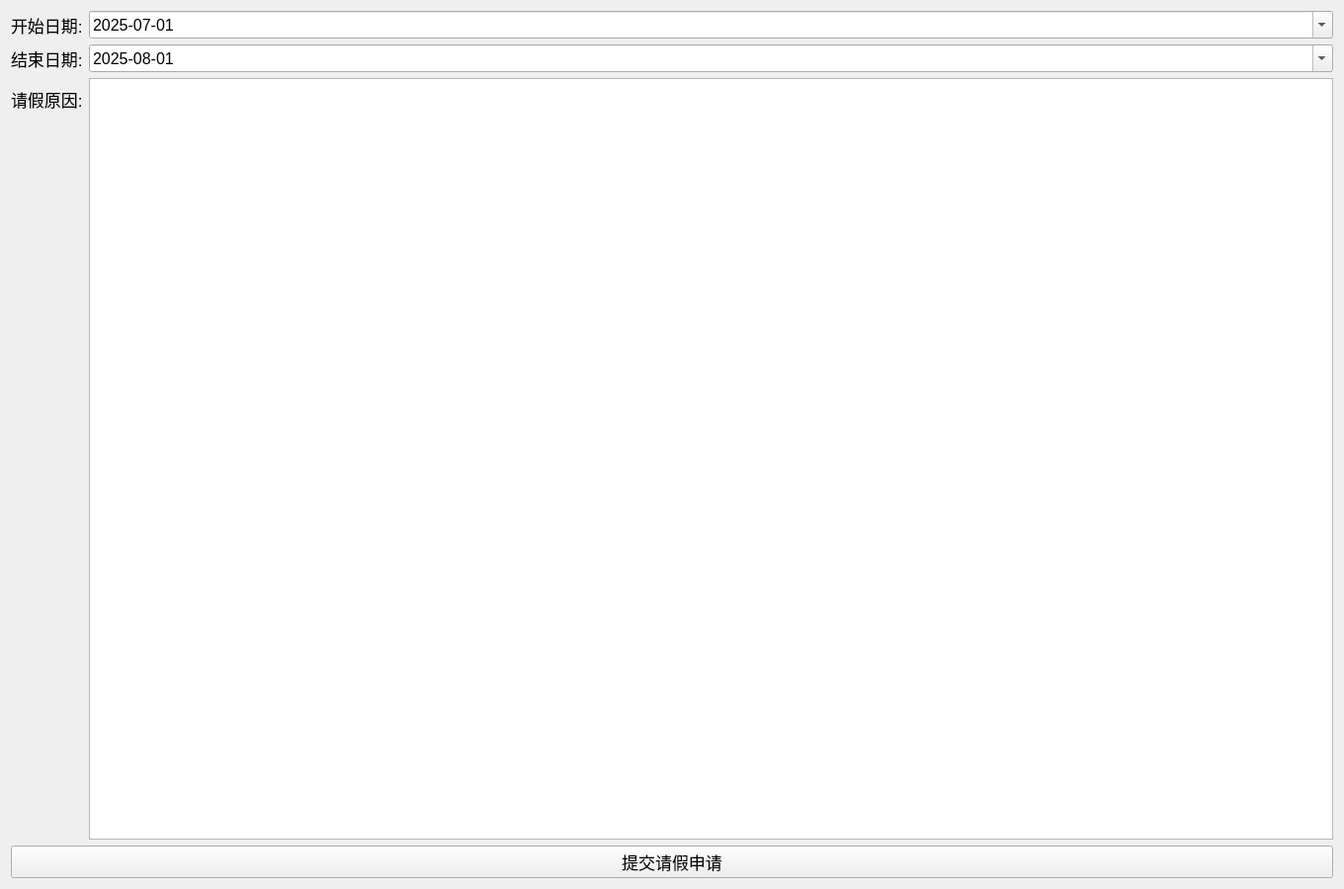
<?xml version="1.0" encoding="UTF-8"?>
<ui version="4.0">
 <class>LeaveApply</class>
 <widget class="QWidget" name="LeaveApply">
  <property name="geometry">
   <rect>
    <x>0</x>
    <y>0</y>
    <width>1360</width>
    <height>900</height>
   </rect>
  </property>
  <property name="windowTitle">
   <string>请假申请表</string>
  </property>
  <layout class="QVBoxLayout" name="verticalLayout">
   <item>
    <layout class="QFormLayout" name="formLayout">
     <item row="0" column="0">
      <widget class="QLabel" name="startDateLabel">
       <property name="font">
        <font>
         <pointsize>13</pointsize>
        </font>
       </property>
       <property name="text">
        <string>开始日期:</string>
       </property>
      </widget>
     </item>
     <item row="0" column="1">
      <widget class="QDateEdit" name="startDateEdit">
       <property name="font">
        <font>
         <pointsize>12</pointsize>
        </font>
       </property>
       <property name="dateTime">
        <datetime>
         <hour>0</hour>
         <minute>0</minute>
         <second>0</second>
         <year>2025</year>
         <month>7</month>
         <day>1</day>
        </datetime>
       </property>
       <property name="displayFormat">
        <string>yyyy-MM-dd</string>
       </property>
       <property name="calendarPopup">
        <bool>true</bool>
       </property>
      </widget>
     </item>
     <item row="1" column="0">
      <widget class="QLabel" name="endDateLabel">
       <property name="font">
        <font>
         <pointsize>13</pointsize>
        </font>
       </property>
       <property name="text">
        <string>结束日期:</string>
       </property>
      </widget>
     </item>
     <item row="1" column="1">
      <widget class="QDateEdit" name="endDateEdit">
       <property name="font">
        <font>
         <pointsize>12</pointsize>
        </font>
       </property>
       <property name="dateTime">
        <datetime>
         <hour>0</hour>
         <minute>0</minute>
         <second>0</second>
         <year>2025</year>
         <month>8</month>
         <day>1</day>
        </datetime>
       </property>
       <property name="displayFormat">
        <string>yyyy-MM-dd</string>
       </property>
       <property name="calendarPopup">
        <bool>true</bool>
       </property>
      </widget>
     </item>
     <item row="2" column="0">
      <widget class="QLabel" name="reasonLabel">
       <property name="font">
        <font>
         <pointsize>13</pointsize>
        </font>
       </property>
       <property name="text">
        <string>请假原因:</string>
       </property>
      </widget>
     </item>
     <item row="2" column="1">
      <widget class="QTextEdit" name="reasonTextEdit">
       <property name="font">
        <font>
         <pointsize>12</pointsize>
        </font>
       </property>
      </widget>
     </item>
    </layout>
   </item>
   <item>
    <widget class="QPushButton" name="submitButton">
     <property name="font">
      <font>
       <pointsize>13</pointsize>
      </font>
     </property>
     <property name="text">
      <string>提交请假申请</string>
     </property>
    </widget>
   </item>
  </layout>
 </widget>
 <resources/>
 <connections/>
</ui>
